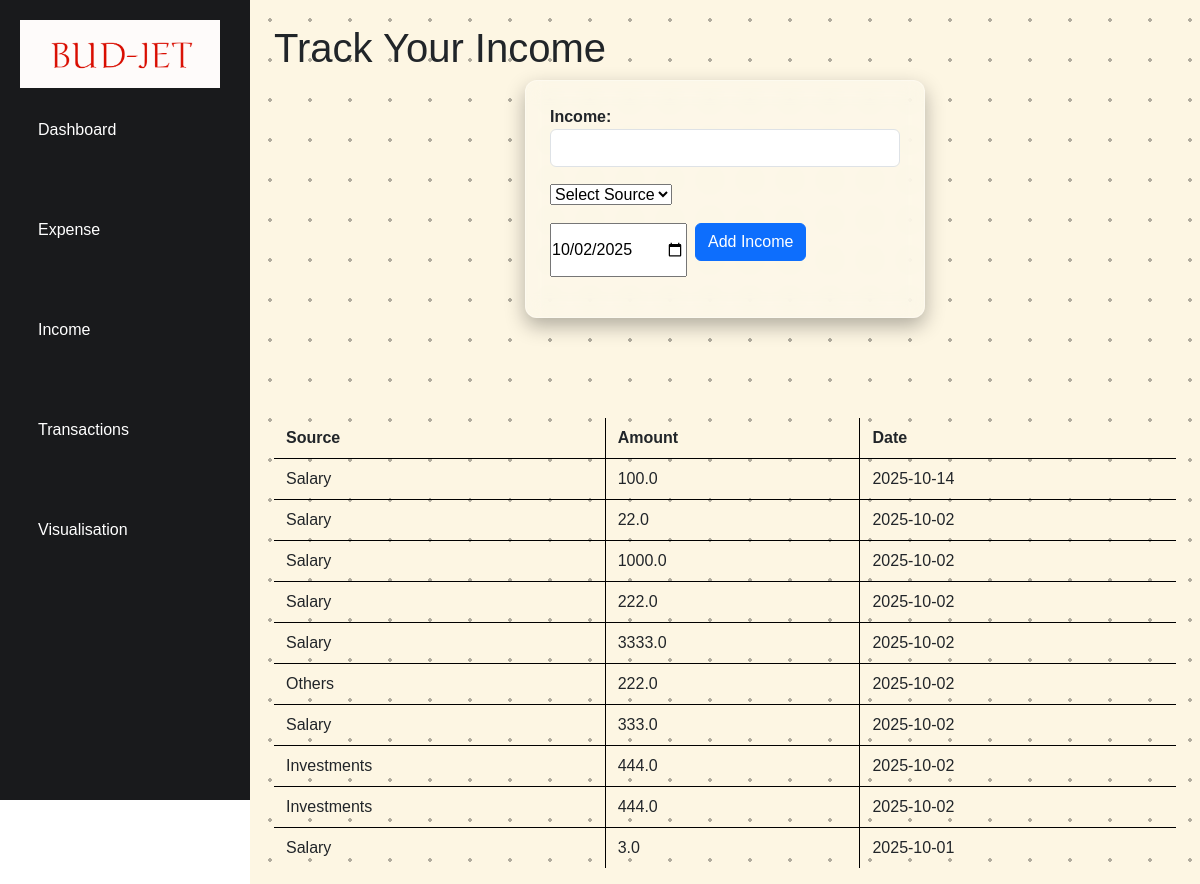
Page /income on the committed database.
### app.py (models this page shows)
class Income(db.Model):
    id = db.Column(db.Integer, primary_key=True)
    source = db.Column(db.String(100), nullable=False)
    amount = db.Column(db.Float, nullable=False)
    date = db.Column(db.Date, default= datetime.utcnow,nullable=False)

### app.py (the view, shortened to what this page needs)
@app.route('/income', methods=['GET', 'POST'])
def add_income():
    all_income =  Income.query.order_by(Income.date.desc()).all()
    return render_template('income.html', incomes=all_income , srcs = sources)

### templates/income.html (shortened to what this page needs)
{% extends "layout.html" %}
{% block main %}
<h1>Track Your Income</h1>
<div >
    <div class = "d-flex justify-content-center align-items-center vh-45">
        <div class="card p-4" style="width: 400px; height: auto;">
            <form method="post" action="/income">
                <div class="mb-3">
                    <label class="fhead" for ="amount" class="form-label">Income:</label>
                    <input type ="number" class = "form-control" id ="inamt" name ="income" required autofocus autocomplete="off">
                </div>
                <div class = "mb-3">
                    <select id="source" name="source" required>
                        <option value="" disabled selected>Select Source</option>
                    </select>
                </div>
                <div class="d-flex gap-2 mb-3">
                    <input name= "date" type="date" value="2025-10-02" required/>
                    <button type="submit" class="btn btn-primary mb-3 ">Add Income </button>
                </div>
            </form>
        </div>
</div>
<div class ="tb-container">
    <table class="minimalist-table ">
    <thead>
        <tr>
        <th>Source</th>
        <th>Amount</th>
        <th>Date</th>
        </tr>
    </thead>
    <tbody>
        {% for inc in incomes %}
        <tr>
            <td>{{inc.source}}</td>
            <td>{{inc.amount}}</td>
            <td>{{inc.date}}</td>
        </tr>
        {% endfor %}
    </tbody>
</table>
</div>
{% endblock %}

### templates/layout.html (shortened to what this page needs)
<!DOCTYPE html>
<html lang="en">
<head>
    <link href="https://cdn.jsdelivr.net/npm/bootstrap@5.3.8/dist/css/bootstrap.min.css" rel="stylesheet">
    <link href="../static/styles.css" rel="stylesheet">
    <link rel="stylesheet" href="https://cdn-uicons.flaticon.com/3.0.0/uicons-bold-rounded/css/uicons-bold-rounded.css">
    <link rel="stylesheet" href="https://cdn-uicons.flaticon.com/3.0.0/uicons-regular-straight/css/uicons-regular-straight.css">
    <link rel="stylesheet" href="https://cdn-uicons.flaticon.com/3.0.0/uicons-regular-rounded/css/uicons-regular-rounded.css">
</head>
<body>
    <div class="page-container" style="display: flex; min-height: 100vh;">
        <nav class="side-nav" style="width: 250px; background-color:#191a1c;  padding:20px;">
            <a href="#" class="logo">
                <img src="../static/bud-jet-logo.png" class="logo-item">
            </a>
            <ul class="nav-links" style="list-style:none; padding:0;">
                <li><a href="dashboard" class="text-white d-flex align-items-center mb-3">Dashboard</a></li>
                <li><a href="expense" class="text-white d-flex align-items-center mb-3">Expense</a></li>
                <li><a href="income" class="text-white d-flex align-items-center mb-3">Income</a></li>
                <li><a href="transactions" class="text-white d-flex align-items-center mb-3">Transactions</a></li>
                <li><a href="graph" class="text-white d-flex align-items-center mb-3">Visualisation</a></li>
            </ul>
        </nav>
        <main class="main-section flex-fill p-4" style ="background-color: #fdf6e3;background-image: radial-gradient(circle, rgba(0,0,0,0.3) 2px, transparent 1px);
    background-size: 40px 40px;" >
            {% block main %}{% endblock %}
        </main>
    </div>
</body>
</html>

### static/styles.css (style rules this page uses)
* { margin: 0; padding: 0; box-sizing: border-box; font-family: "Verdana", sans-serif; }
.fhead { font-family: 'Montserrat', sans-serif; font-weight: 700; }
.side-nav { background-color: rgb(0, 0, 0); width: 250px; height: 100vh; top: 0; left: 0; padding: 20px 30px; }
.logo { display: block; padding: 0px; }
.logo-item { width: 200px; }
.nav-links { list-style: none; position: relative; }
.nav-links li { padding: 15px 0; }
.nav-links li a { text-decoration: none; color: rgb(255, 255, 255); padding: 15px 10px; }
.card { background: rgba(255, 255, 255, 0.2); backdrop-filter: blur(10px); border-radius: 12px; box-shadow: 0 8px 20px rgba(0,0,0,0.3); padding: 20px; border: 1px solid rgba(255,255,255,0.3); transition: transform 0.3s ease, box-shadow 0.3s ease; }
.minimalist-table { border-collapse: separate; border-spacing: 0; width: 100%; border-top: none; border-left: none; }
.minimalist-table th, .minimalist-table td { padding: 8px 12px; border-right: 1px solid black; border-bottom: 1px solid black; }
.minimalist-table th:last-child, .minimalist-table td:last-child { border-right: none; }
.minimalist-table tr:last-child td { border-bottom: none; }
.tb-container { margin-top: 100px; }

### rows in the picture
Income: source "Salary", amount "100.0", date "2025-10-14"
Income: source "Salary", amount "22.0", date "2025-10-02"
Income: source "Salary", amount "1000.0", date "2025-10-02"
Income: source "Salary", amount "222.0", date "2025-10-02"
Income: source "Salary", amount "3333.0", date "2025-10-02"
Income: source "Others", amount "222.0", date "2025-10-02"
Income: source "Salary", amount "333.0", date "2025-10-02"
Income: source "Investments", amount "444.0", date "2025-10-02"
Income: source "Investments", amount "444.0", date "2025-10-02"
Income: source "Salary", amount "3.0", date "2025-10-01"
